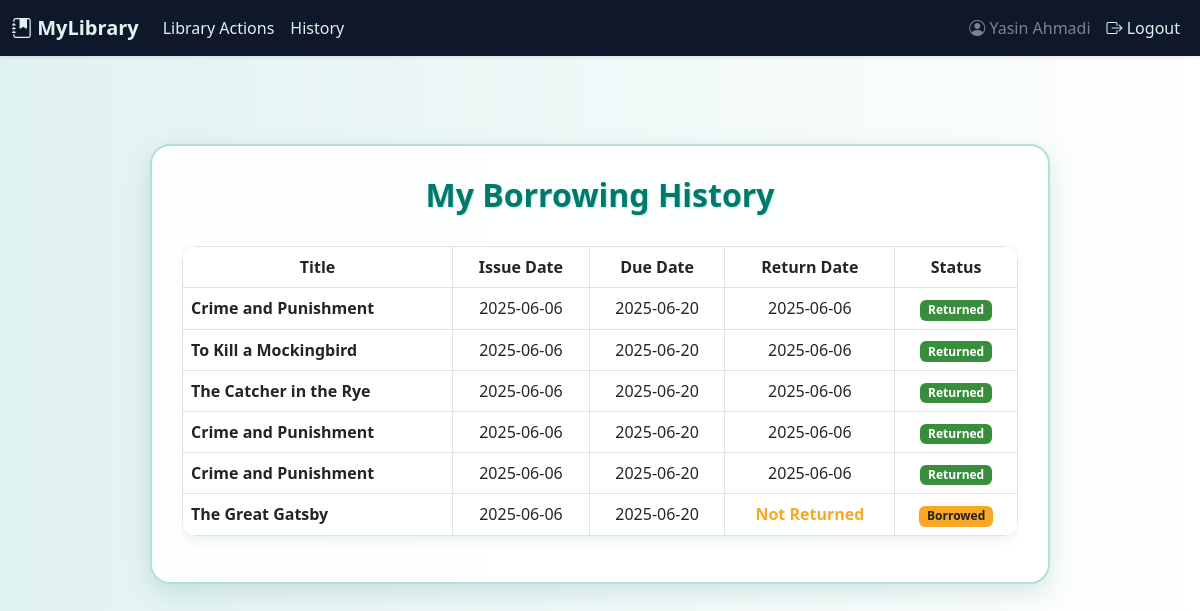
/user_history (signed in), run on the app's committed database.
### tables this page shows
CREATE TABLE Transactions (
    transaction_id INTEGER PRIMARY KEY AUTOINCREMENT,
    user_id INTEGER,
    book_id INTEGER,
    issue_date DATE NOT NULL,
    due_date DATE NOT NULL,
    return_date DATE,
    status TEXT DEFAULT 'borrowed',
    FOREIGN KEY (user_id) REFERENCES Users(user_id),
    FOREIGN KEY (book_id) REFERENCES Books(book_id)
);

CREATE TABLE Books (
    book_id INTEGER PRIMARY KEY AUTOINCREMENT,
    title TEXT NOT NULL,
    author_name TEXT,
    edition TEXT,
    publisher TEXT,
    language TEXT,
    published_year INTEGER,
    total_copies INTEGER DEFAULT 1,
    available_copies INTEGER DEFAULT 1
);

### routes/book_routes.py (the view)
    def wrapper(*args, **kwargs):
        if 'user_id' not in session:
            return redirect(url_for('auth.auth'))
        return view_func(*args, **kwargs)

### routes/book_routes.py (called while the page is built)
def login_required(view_func):
    def wrapper(*args, **kwargs):
        if 'user_id' not in session:
            return redirect(url_for('auth.auth'))
        return view_func(*args, **kwargs)
    wrapper.__name__ = view_func.__name__
    return wrapper

@book_bp.route('/user_history', methods=['GET'])
@login_required
def user_history():
    user_id = session['user_id']
    conn = sqlite3.connect('library.db')
    conn.row_factory = sqlite3.Row
    c = conn.cursor()
    c.execute("""
        SELECT B.title, T.issue_date, T.due_date, T.return_date, T.status
        FROM Transactions T
        JOIN Books B ON T.book_id = B.book_id
        WHERE T.user_id = ?
        ORDER BY T.issue_date DESC
    """, (user_id,))
    records = c.fetchall()
    conn.close()
    return render_template('user_history.html', records=records)

### templates/user_history.html (shortened to what this page needs)
{% extends 'base.html' %}
{% block content %}
<div class="glass-card">
    <h2 class="section-title">My Borrowing History</h2>
    {% if records %}
    <div class="table-responsive">
        <table class="table table-hover table-bordered align-middle text-center rounded-4 overflow-hidden">
            <thead>
                <tr>
                    <th>Title</th>
                    <th>Issue Date</th>
                    <th>Due Date</th>
                    <th>Return Date</th>
                    <th>Status</th>
                </tr>
            </thead>
            <tbody>
                {% for record in records %}
                <tr>
                    <td class="text-start fw-semibold">{{ record.title }}</td>
                    <td>{{ record.issue_date }}</td>
                    <td>{{ record.due_date }}</td>
                    <td>
                        {% if record.return_date %}
                            {{ record.return_date }}
                        {% else %}
                            <span class="text-warning">Not Returned</span>
                        {% endif %}
                    </td>
                    <td>
                        {% if record.status|lower == 'borrowed' %}
                            <span class="badge bg-warning">Borrowed</span>
                        {% elif record.status|lower == 'returned' %}
                            <span class="badge bg-success">Returned</span>
                        {% elif record.status|lower == 'overdue' %}
                            <span class="badge bg-danger">Overdue</span>
                        {% else %}
                            <span class="badge bg-secondary">{{ record.status }}</span>
                        {% endif %}
                    </td>
                </tr>
                {% endfor %}
            </tbody>
        </table>
    </div>
    {% else %}
    <div class="no-records">
        <i class="bi bi-hourglass-split"></i>
        <p>You haven't borrowed any books yet.</p>
    </div>
    {% endif %}
</div>
{% endblock %}

### templates/base.html (style rules this page uses)
body { background-color: #f8fafc; font-family: 'Segoe UI', Tahoma, Geneva, Verdana, sans-serif; }

### templates/user_history.html (style rules this page uses)
body { background: linear-gradient(to right, #e0f2f1, #ffffff); }
.glass-card { backdrop-filter: blur(15px); background: rgba(255, 255, 255, 0.9); border-radius: 20px; box-shadow: 0 8px 25px rgba(0, 105, 92, 0.15); padding: 30px; max-width: 900px; width: 100%; margin: 3rem auto; border: 2px solid #b2dfdb; }
h2.section-title { font-weight: 700; color: #00796b; text-align: center; margin-bottom: 2rem; text-shadow: 1px 1px 2px #b2dfdb; }
table { background-color: #ffffff; border-radius: 12px; overflow: hidden; box-shadow: 0 3px 12px rgba(0, 105, 92, 0.1); }
thead { background-color: #e0f2f1; color: #004d40; font-weight: 600; }
td, th { padding: 12px 15px; vertical-align: middle; }
.text-warning { color: #f9a825 !important; font-weight: 600; }
.badge.bg-warning { background-color: #f9a825 !important; color: #212121; font-weight: 600; }
.badge.bg-success { background-color: #388e3c !important; font-weight: 600; }

### data on the page
Transactions: title "Crime and Punishment", issue_date "2025-06-06", due_date "2025-06-20", return_date "2025-06-06", status "Returned"
Transactions: title "To Kill a Mockingbird", issue_date "2025-06-06", due_date "2025-06-20", return_date "2025-06-06", status "Returned"
Transactions: title "The Catcher in the Rye", issue_date "2025-06-06", due_date "2025-06-20", return_date "2025-06-06", status "Returned"
Transactions: title "Crime and Punishment", issue_date "2025-06-06", due_date "2025-06-20", return_date "2025-06-06", status "Returned"
Transactions: title "Crime and Punishment", issue_date "2025-06-06", due_date "2025-06-20", return_date "2025-06-06", status "Returned"
Transactions: title "The Great Gatsby", issue_date "2025-06-06", due_date "2025-06-20", shows "Not Returned", status "Borrowed"

### other printed values
{{ session.get('username') }} "Yasin Ahmadi"
